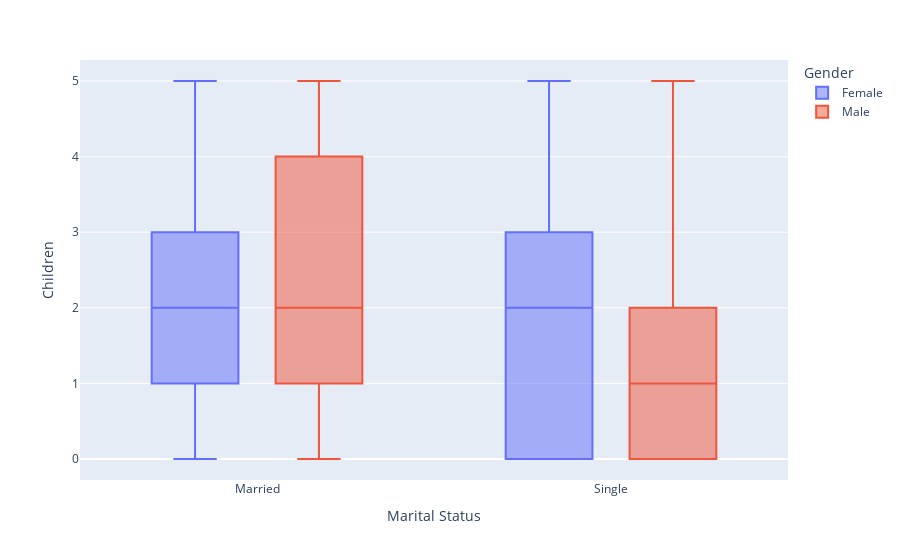

The notebook cell this image was saved under:
### Code cell
#Dependiendo del numero de hijos se define si estas casado o no
fig = px.box(df, y = 'Children', x = "Marital Status", color = "Gender")
fig.show()

### Figure 1 — Plotly figure (JSON) as saved in the notebook; plotly's stock layout.template omitted (floating-point values rounded to 4 significant figures; data arrays with more than 128 entries replaced by an {"elided": "..."} marker saying what was removed)
{"data": [{"alignmentgroup": "True", "hovertemplate": "Gender=Female<br>Marital Status=%{x}<br>Children=%{y}<extra></extra>", "legendgroup": "Female", "marker": {"color": "#636efa"}, "name": "Female", "notched": false, "offsetgroup": "Female", "orientation": "v", "showlegend": true, "type": "box", "x": {"elided": "489 str values"}, "x0": " ", "xaxis": "x", "y": {"elided": "489 int values"}, "y0": " ", "yaxis": "y"}, {"alignmentgroup": "True", "hovertemplate": "Gender=Male<br>Marital Status=%{x}<br>Children=%{y}<extra></extra>", "legendgroup": "Male", "marker": {"color": "#EF553B"}, "name": "Male", "notched": false, "offsetgroup": "Male", "orientation": "v", "showlegend": true, "type": "box", "x": {"elided": "500 str values"}, "x0": " ", "xaxis": "x", "y": {"elided": "500 int values"}, "y0": " ", "yaxis": "y"}], "layout": {"boxmode": "group", "legend": {"title": {"text": "Gender"}, "tracegroupgap": 0}, "margin": {"t": 60}, "xaxis": {"anchor": "y", "domain": [0, 1], "title": {"text": "Marital Status"}}, "yaxis": {"anchor": "x", "domain": [0, 1], "title": {"text": "Children"}}}}
